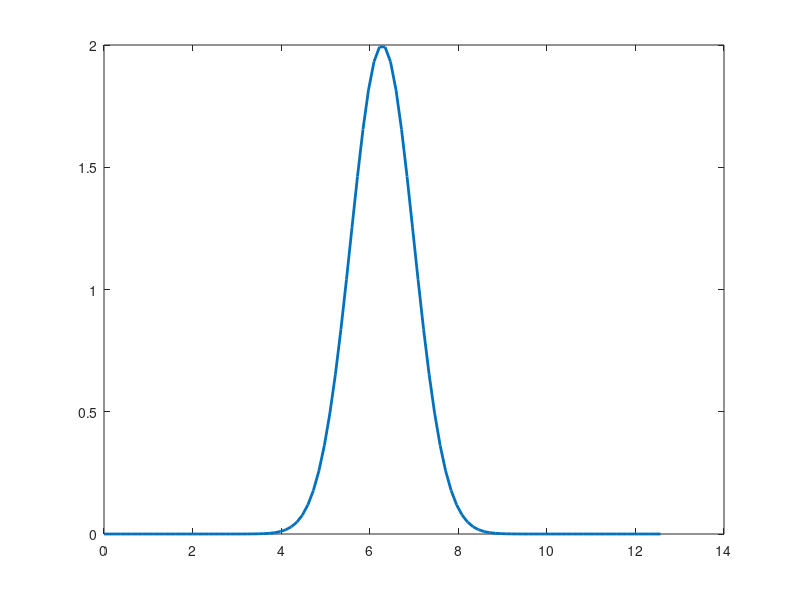

MATLAB code to generate this figure: (Note: this script raises an error after producing the figure.)
clear
clc

%% We consider just one string i
% space
li = 4*pi;
Nx = 100; % number of interior points
hx = li/(Nx+1); % space step
xaxe = linspace(0, li, Nx+2);

% time
T = 10; % length of interval [0,T]
Nt = 10000; % number of interior points
ht = T/(Nt+1); % time step
taxe = linspace(0, T, Nt+2);

% data
ci = 20;
r = ht*ci/hx;
u = zeros(1, Nt+2);
%yi0 = sin(pi/2/li*xaxe);
%yi1 = pi/2/li*cos(pi/2/li*xaxe);
yi0 = 2*exp(-(xaxe-li/2).^2);
yi1 = 2*exp(-(xaxe-li/2).^2);

%figure;
%plot(xaxe, yi0);
%handle_line = plot(xaxe,yi0,'LineWidth',2);
%axis([0,li,-2,2]);
%xlabel('x'); ylabel('yi0');
%title('Wave equation');
%hold on;

%% Initialisation
yi = zeros(Nx+2, Nt+2);
yi(:, 1) = yi0;
yi(1, 2) =  ht*yi1(1) + (1-r^2)*yi0(1) + 1/2*r^2*yi0(2);
yi(Nx+2, 2) = ht*yi1(Nx+2) + 1/2*r^2*yi0(Nx+1) + (1-r^2)*yi0(Nx+2) + r^2*u(1);

for j=2:(Nx+1)
    yi(j, 2) = yi0(j) + ht*yi1(j) + 1/2*r^2*(yi0(j+1) - 2*yi0(j) + yi0(j-1));
end

%figure;
%plot(xaxe, yi(:, 1), xaxe, yi(:, 2));

%% Dirichlet Boudnary conditions
INx2 = ones(1, Nx +2); 
INx1 = ones(1, Nx +1);
A1 = r^2*diag(INx1, -1) + 2*(1-r^2)*diag(INx2) + r^2*diag(INx1, 1);
%A1(1, 2) = 2*r^2;
%A1(Nx+2, Nx+1) = 2*r^2;
%A2 = -eye(Nx+2);
B = zeros(Nx+2, 1);
for k=3:(Nt+2)
    yi(:, k) = A1*yi(:, k-1) - yi(:, k-2) + B*u(k-1);
end



% gif:
figure;
filename = 'SimuOndes_Diri.gif';
handle_line = plot(xaxe,yi0,'LineWidth',2);
for k=1:10:(Nt+2)
    handle_line.YData = yi(:,k);
    axis([0,li,-3,3]);
    xlabel('x'); ylabel('yi');
    title('Wave equation: Dirichlet');
    drawnow;
    frame = getframe(gcf);
    im = frame2im(frame);
    [A,map] = rgb2ind(im,256);
    if k==1
           imwrite(A,map,filename,'gif','LoopCount',Inf,'DelayTime',0.05);
    else
        imwrite(A,map,filename,'gif','WriteMode','append','DelayTime',0.05);
    end
end
